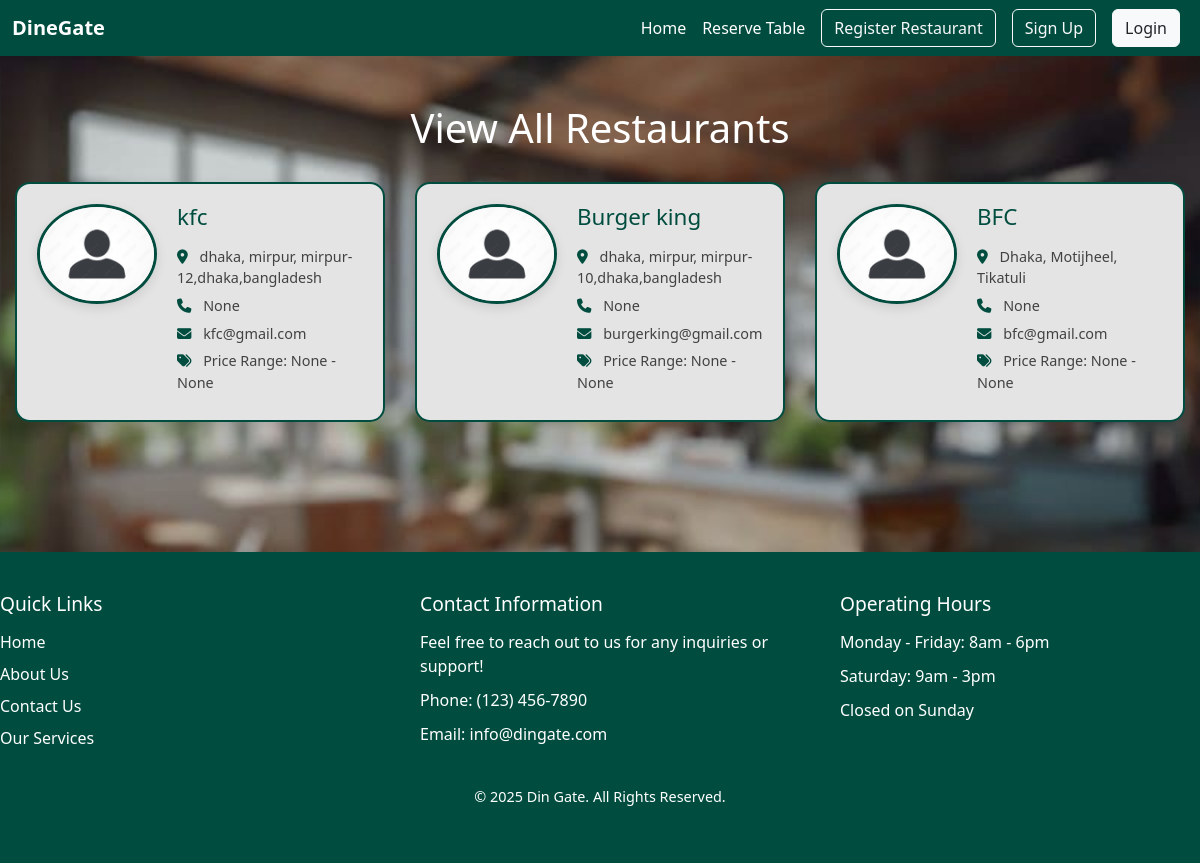
Page /Restaurant_list/ on the committed database.
### restaurant/models.py (models this page shows, shortened)
class Restaurant(models.Model):
    restaurant_name=models.CharField(max_length=200)
    s_time=models.TimeField(blank=True,null=True)
    e_time=models.TimeField(blank=True,null=True)
    min_price=models.IntegerField(blank=True,null=True)
    max_price=models.IntegerField(blank=True,null=True)
    city=models.CharField(max_length=100)
    area=models.CharField(max_length=100)
    location=models.CharField(max_length=200)
    email=models.EmailField(max_length=100,blank=True,null=True)
    contact_no=models.IntegerField(blank=True,null=True)
    business_reg_id=models.IntegerField()
    password = models.CharField(max_length=128,blank=True,null=True)
    logo=models.ImageField(blank=True,null=True)
    role = models.CharField(max_length=20, default='restaurant')
    slug = models.SlugField(unique=True, blank=True,null=True)

### restaurant/views.py (the view)
# urls.py: path('Restaurant_list/',r_views.Restaurant_list,name='Restaurant_list'),
def Restaurant_list(request):
    restaurants = Restaurant.objects.all()
    return render(request, 'restaurant/Restaurant_list.html', {'restaurants': restaurants})

### account/context_processors.py (called while the page is built)
def user_role(request):
    user = None
    role = None
    if request.session.get('user_id'):
        try:
            user = CustomerUser.objects.get(id=request.session['user_id'])
            role = 'customer'
        except CustomerUser.DoesNotExist:
            pass
    elif request.session.get('restaurant_id'):
        try:
            user = Restaurant.objects.get(id=request.session['restaurant_id'])
            role = 'restaurant'
        except Restaurant.DoesNotExist:
            pass
    return {
        'logged_user': user,
        'logged_role': role,
    }

### template/restaurant/Restaurant_list.html
{% extends 'base.html' %}
{% load static %}
{% block content %}
<br><br>
<h1 style="text-align: center; margin-bottom: 30px; color: #ffffff;">
  View All Restaurants
</h1>
<div class="container profile-page">
  <div class="row">
    {% if restaurants %}
      {% for restaurant in restaurants %}
        <div class="col-xl-6 col-lg-7 col-md-12">
          <div class="profile-card">
            <a href="{% url 'View_restaurant_detail' restaurant.id %}" class="card-link">
              <div class="profile-card-body">
                <div class="profile-card-left">
                  <div class="profile-image">
  {% if restaurant.logo %}
    <img src="{{ restaurant.logo.url }}" alt="Restaurant Logo" class="logo">
  {% else %}
    <img src="{% static 'images/dp2.jpg' %}" alt="Default Logo" class="logo">
  {% endif %}
</div>
                </div>
                <div class="profile-card-right">
                  <h4>{{ restaurant.restaurant_name }}</h4>
                  <div class="profile-info">
                    <p><i class="fa-solid fa-location-dot"></i> {{ restaurant.city }}, {{ restaurant.area }}, {{ restaurant.location }}</p>
                    <p><i class="fa-solid fa-phone"></i> {{ restaurant.contact_no }}</p>
                    <p><i class="fa-solid fa-envelope"></i> {{ restaurant.email }}</p>
                    <p><i class="fa-solid fa-tags"></i> Price Range: {{ restaurant.min_price }} - {{ restaurant.max_price }}</p>
                  </div>
                </div>
              </div>
            </a>
          </div>
        </div>
      {% endfor %}
    {% else %}
      <p style="text-align:center;">No restaurants available.</p>
    {% endif %}
  </div>
</div>
{% endblock %}

### static/css/style.css (style rules this page uses)
body { background-color: #f5f7f2; background-image: url('../images/back.jpg'); background-size: cover; background-position: center; background-repeat: no-repeat; background-attachment: fixed; font-family: 'Segoe UI', Tahoma, Geneva, Verdana, sans-serif; color: #1e1e1e; margin: 0; padding: 0; }
body { font-family: Arial, sans-serif; background-color: #f4f7f6; color: #333; }
h1, h2 { color: #008080; text-align: center; }
.container { max-width: 1200px; margin: 0 auto; padding: 40px; }
.row { display: flex; flex-wrap: wrap; justify-content: space-between; }
h1, h2, h3, h4, h5, h6, p, span, li, a { color: #1e1e1e; }
a { color: #008080; text-decoration: none; }
h1, h2 { color: #1e1e1e; }
.container.profile-page { background: transparent !important; box-shadow: none !important; border: none !important; padding: 0 15px; max-width: 1600px; margin: 0 auto; }
.container.profile-page .row { display: flex; flex-wrap: wrap; gap: 30px; justify-content: center; margin: 0; }
.container.profile-page .col-xl-6, .container.profile-page .col-lg-7, .container.profile-page .col-md-12 { flex: 1 1 320px; max-width: 480px; padding: 0; }
.profile-image .logo { width: 100%; height: 140px; object-fit: cover; border-radius: 50%; border: 3px solid #004D40; box-shadow: 0 4px 12px rgba(0, 0, 0, 0.1); margin: 0 auto 15px; ; }
.profile-card { background-color: #E3E4E3; border: 2px solid #004D40; border-radius: 15px; box-shadow: 0 4px 15px rgba(0, 0, 0, 0.1); margin-bottom: 30px; transition: transform 0.3s ease, box-shadow 0.3s ease; }
.profile-card-body { display: flex; padding: 20px; }
.profile-card-left { flex: 0 0 120px; margin-right: 20px; }
.profile-card-right { flex: 1; }
.profile-image .logo { width: 100%; height: 100px; object-fit: cover; border-radius: 50%; border: 3px solid #004D40; }
.profile-card-right h4 { font-size: 1.4rem; color: #004D40; margin-bottom: 15px; }
.profile-info p { font-size: 0.9rem; color: #424242; margin: 6px 0; }
.profile-info i { margin-right: 8px; color: #004D40; }
.card-link { display: block; text-decoration: none; color: inherit; }
.logo { width: 140px; height: 200px; object-fit: cover; border-radius: 50%; border: 3px solid #004D40; box-shadow: 0 4px 12px rgba(0, 0, 0, 0.1); }
html, body { height: 100%; margin: 0; }

### rows in the picture
Restaurant: restaurant_name "kfc", city "dhaka", area "mirpur", location "mirpur-12,dhaka,bangladesh", contact_no "None", email "kfc@gmail.com", min_price "None", max_price "None"
Restaurant: restaurant_name "Burger king", city "dhaka", area "mirpur", location "mirpur-10,dhaka,bangladesh", contact_no "None", email "burgerking@gmail.com", min_price "None", max_price "None"
Restaurant: restaurant_name "BFC", city "Dhaka", area "Motijheel", location "Tikatuli", contact_no "None", email "bfc@gmail.com", min_price "None", max_price "None"
